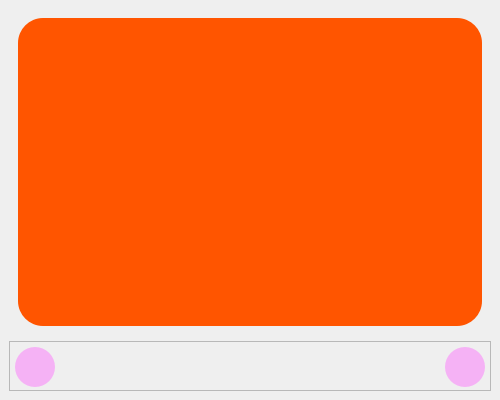
<?xml version="1.0" encoding="UTF-8"?>
<ui version="4.0">
 <class>MainWindow</class>
 <widget class="QMainWindow" name="MainWindow">
  <property name="geometry">
   <rect>
    <x>0</x>
    <y>0</y>
    <width>500</width>
    <height>400</height>
   </rect>
  </property>
  <property name="minimumSize">
   <size>
    <width>500</width>
    <height>400</height>
   </size>
  </property>
  <property name="maximumSize">
   <size>
    <width>500</width>
    <height>400</height>
   </size>
  </property>
  <property name="windowTitle">
   <string>MainWindow</string>
  </property>
  <widget class="QWidget" name="centralwidget">
   <layout class="QVBoxLayout" name="verticalLayout">
    <item>
     <widget class="QStackedWidget" name="stackedWidget">
      <property name="currentIndex">
       <number>0</number>
      </property>
      <widget class="QWidget" name="page_1">
       <layout class="QVBoxLayout" name="verticalLayout_2">
        <item>
         <widget class="QFrame" name="frame_1">
          <property name="styleSheet">
           <string notr="true">QFrame{
	border-radius: 25px;
	background-color: rgb(255, 85, 0);
}</string>
          </property>
          <property name="frameShape">
           <enum>QFrame::StyledPanel</enum>
          </property>
          <property name="frameShadow">
           <enum>QFrame::Raised</enum>
          </property>
         </widget>
        </item>
       </layout>
      </widget>
      <widget class="QWidget" name="page_2">
       <layout class="QVBoxLayout" name="verticalLayout_3">
        <item>
         <widget class="QFrame" name="frame_2">
          <property name="styleSheet">
           <string notr="true">QFrame{
	border-radius: 25px;
	background-color: rgb(255, 85, 150);
}</string>
          </property>
          <property name="frameShape">
           <enum>QFrame::StyledPanel</enum>
          </property>
          <property name="frameShadow">
           <enum>QFrame::Raised</enum>
          </property>
         </widget>
        </item>
       </layout>
      </widget>
      <widget class="QWidget" name="page_3">
       <layout class="QVBoxLayout" name="verticalLayout_4">
        <item>
         <widget class="QFrame" name="frame_3">
          <property name="styleSheet">
           <string notr="true">QFrame{
	border-radius: 25px;
	background-color: rgb(255, 105, 100);
}</string>
          </property>
          <property name="frameShape">
           <enum>QFrame::StyledPanel</enum>
          </property>
          <property name="frameShadow">
           <enum>QFrame::Raised</enum>
          </property>
         </widget>
        </item>
       </layout>
      </widget>
      <widget class="QWidget" name="page_4">
       <layout class="QVBoxLayout" name="verticalLayout_5">
        <item>
         <widget class="QFrame" name="frame_4">
          <property name="styleSheet">
           <string notr="true">QFrame{
	border-radius: 25px;
	background-color: rgb(255, 225, 100);
}</string>
          </property>
          <property name="frameShape">
           <enum>QFrame::StyledPanel</enum>
          </property>
          <property name="frameShadow">
           <enum>QFrame::Raised</enum>
          </property>
         </widget>
        </item>
       </layout>
      </widget>
     </widget>
    </item>
    <item>
     <widget class="QFrame" name="buttons">
      <property name="minimumSize">
       <size>
        <width>0</width>
        <height>50</height>
       </size>
      </property>
      <property name="maximumSize">
       <size>
        <width>16777215</width>
        <height>50</height>
       </size>
      </property>
      <property name="styleSheet">
       <string notr="true">QFrame{
	padding: 5px;
}</string>
      </property>
      <property name="frameShape">
       <enum>QFrame::StyledPanel</enum>
      </property>
      <property name="frameShadow">
       <enum>QFrame::Raised</enum>
      </property>
      <layout class="QHBoxLayout" name="horizontalLayout">
       <property name="spacing">
        <number>0</number>
       </property>
       <property name="leftMargin">
        <number>0</number>
       </property>
       <property name="topMargin">
        <number>0</number>
       </property>
       <property name="rightMargin">
        <number>0</number>
       </property>
       <property name="bottomMargin">
        <number>0</number>
       </property>
       <item>
        <widget class="QPushButton" name="LBtn">
         <property name="minimumSize">
          <size>
           <width>40</width>
           <height>40</height>
          </size>
         </property>
         <property name="maximumSize">
          <size>
           <width>40</width>
           <height>40</height>
          </size>
         </property>
         <property name="styleSheet">
          <string notr="true">QPushButton{
	border-radius: 20px;
	background-color: rgba(255, 85, 255, 100);
	image: url(:/Buttons/previous.png);
}

QPushButton:pressed{	
	background-color: rgb(255, 85, 255);
}</string>
         </property>
         <property name="text">
          <string/>
         </property>
        </widget>
       </item>
       <item>
        <spacer name="horizontalSpacer">
         <property name="orientation">
          <enum>Qt::Horizontal</enum>
         </property>
         <property name="sizeHint" stdset="0">
          <size>
           <width>40</width>
           <height>20</height>
          </size>
         </property>
        </spacer>
       </item>
       <item>
        <widget class="QPushButton" name="RBtn">
         <property name="minimumSize">
          <size>
           <width>40</width>
           <height>40</height>
          </size>
         </property>
         <property name="maximumSize">
          <size>
           <width>40</width>
           <height>40</height>
          </size>
         </property>
         <property name="styleSheet">
          <string notr="true">QPushButton{
	border-radius: 20px;
	background-color: rgba(255, 85, 255, 100);
	image: url(:/Buttons/next-button.png);
}

QPushButton:pressed{	
	background-color: rgb(255, 85, 255);
}</string>
         </property>
         <property name="text">
          <string/>
         </property>
        </widget>
       </item>
      </layout>
     </widget>
    </item>
   </layout>
  </widget>
 </widget>
 <resources>
  <include location="sources/resource.qrc"/>
 </resources>
 <connections/>
</ui>
